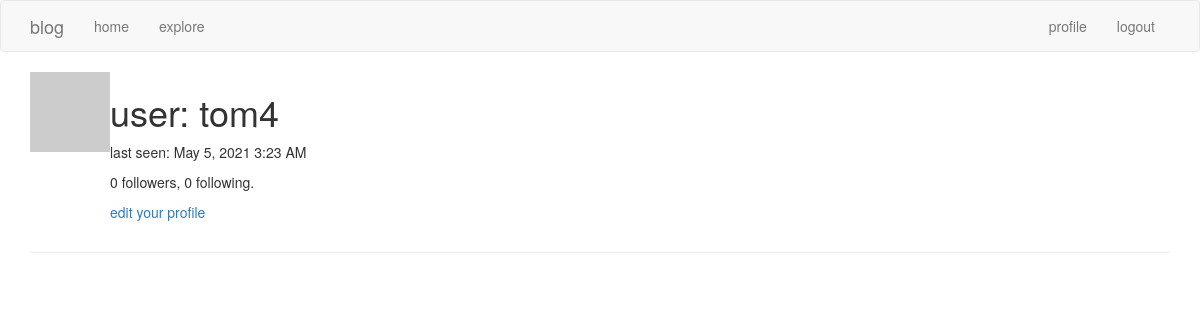
Page /user/tom4 (signed in) on the earlier database version.
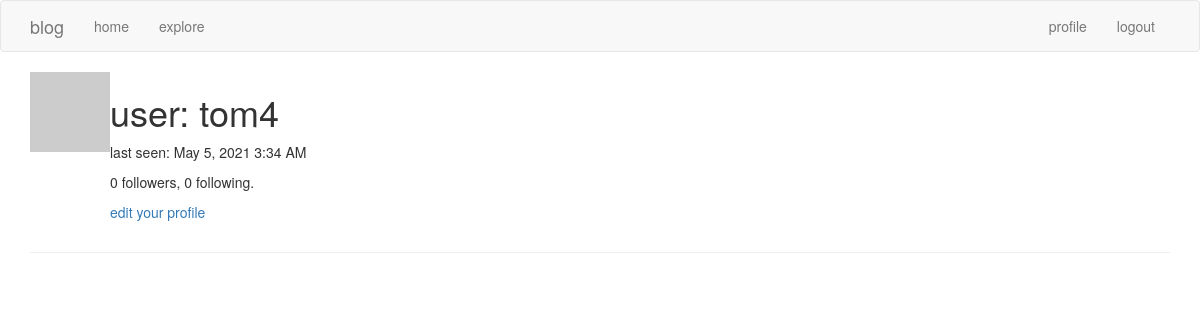
Same page on the later database version.
### app/models.py (models this page shows, shortened)
class User(UserMixin, db.Model):
    id       = db.Column(db.Integer, primary_key = True)
    username = db.Column(db.String(64),  index = True, unique = True)
    email    = db.Column(db.String(128), index = True, unique = True)
    about_me = db.Column(db.String(128))
    last_seen = db.Column(db.DateTime, default = datetime.utcnow)
    password_hash = db.Column(db.String(128))
    posts = db.relationship('Post', backref = 'author', lazy = 'dynamic')
    followed = db.relationship(
        'User', secondary = followers,
        primaryjoin = (followers.c.follower_id == id),
        secondaryjoin = (followers.c.followed_id == id),
        backref = db.backref('followers', lazy = 'dynamic'), lazy = 'dynamic')
    def avatar(self, size):
        digest = md5(self.email.lower().encode('utf-8')).hexdigest()
        return 'https://www.gravatar.com/avatar/{}?d=identicon&s={}'.format(digest, size)

### app/routes.py (the view)
@app.route('/user/<username>')
@login_required
def user(username):
    user = User.query.filter_by(username = username).first_or_404()
    page = request.args.get('page', 1, type = int)
    posts = user.posts.order_by(Post.timestamp.desc()).paginate(page, app.config['POSTS_PER_PAGE'], False)
    next_url = url_for('user', username = user.username, page = posts.next_num) if posts.has_next else None
    prev_url = url_for('user', username = user.username, page = posts.prev_num) if posts.has_prev else None
    form = EmptyForm()
    return render_template('user.html', user = user, form = form, posts = posts.items, next_url = next_url, prev_url = prev_url)

### app/models.py (called while the page is built)
@login.user_loader
def load_user(id):
    return User.query.get(int(id))

### app/routes.py (called while the page is built)
@app.before_request
def before_request():
    if current_user.is_authenticated:
        current_user.last_seen = datetime.utcnow()
        db.session.commit()

### app/templates/user.html (shortened to what this page needs)
{% extends 'base.html' %}
{% block app_content %}
    <table>
        <tr valign = 'top'>
            <td><img src = "{{ user.avatar(128) }}"></td>
            <td>
                <h1> user: {{ user.username }} </h1>
                {% if user.last_seen %}
                <p> last seen: {{ moment(user.last_seen).format('LLL') }} </p>
                {% endif %}
                <p>{{ user.followers.count() }} followers, {{ user.followed.count() }} following. </p>
                {% if user == current_user %}
                <p><a href = "{{ url_for('edit_profile') }}"> edit your profile </a></p>
                {% endif %}
            </td>
        </tr>
    </table>
    <hr>
{% endblock %}

### app/templates/base.html (shortened to what this page needs)
{% extends 'bootstrap/base.html' %}
{% block navbar %}
    <nav class = 'navbar navbar-default'>
        <div class = 'container'>
            <div class = 'navbar-header'>
                <a class = 'navbar-brand' href = "{{ url_for('index') }}"> blog </a>
            </div>
            <div class = 'collapse navbar-collapse' id = 'bs-example-navbar-collapse-1'>
                <ul class = 'nav navbar-nav'>
                    <li><a href="{{ url_for('index') }}"> home </a></li>
                    <li><a href="{{ url_for('explore') }}"> explore </a></li>
                </ul>
                <ul class = 'nav navbar-nav navbar-right'>
                    {% if current_user.is_anonymous %}
                    <li><a href = "{{ url_for('login') }}"> login </a></li>
                    {% else %}
                    <li><a href = "{{ url_for('user', username = current_user.username) }}"> profile </a></li>
                    <li><a href = "{{ url_for('logout') }}"> logout </a></li>
                    {% endif %}
                </ul>
            </div>
        </div>
    </nav>
{% endblock %}
{% block content %}
    <div class = 'container'>
        {% block app_content %}{% endblock %}
    </div>
{% endblock %}

Differences in the rows shown:
changed User "tom4": last_seen "May 5, 2021 3:23 AM" → "May 5, 2021 3:34 AM"
